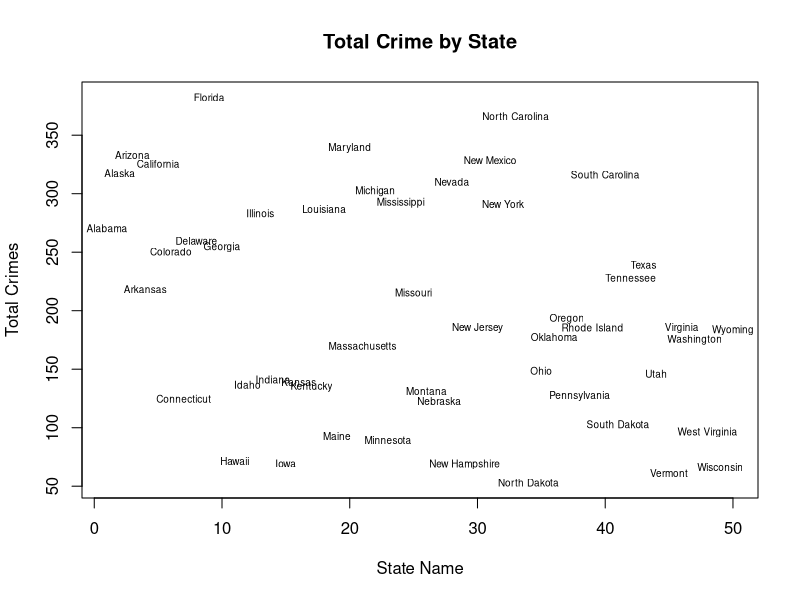
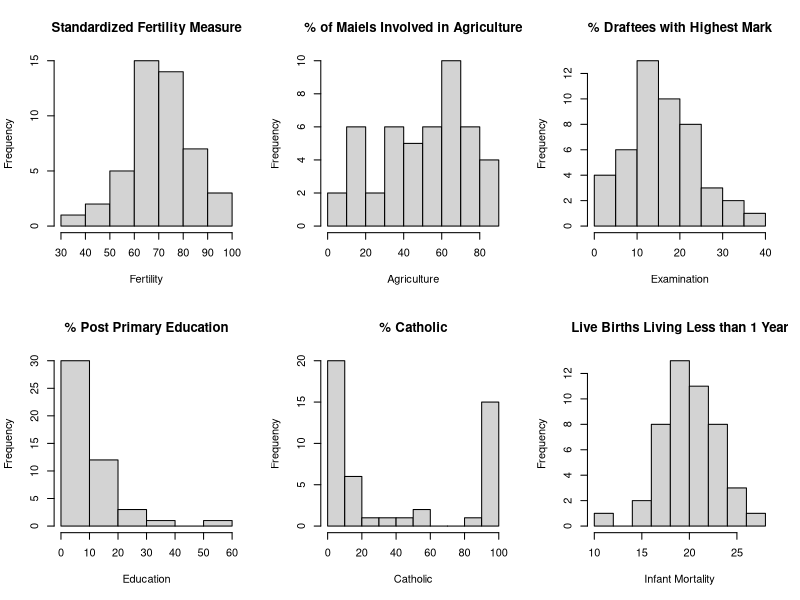

Reproduce these figures in R, in order. (Note: this script raises an error after producing the figures.)
#HW 2, 2/8/2016
#Use the help() function to get a handle on the built-in R 
# dataset USArrests. Give it a new name (so as to redefine it as 
# a new object, for example, use command arrests<-USArrests).

?USArrests
head(USArrests)
arrests<-USArrests
apply(arrests[,1:4],2,mean,na.rm=TRUE)
total_crime<-apply(arrests[,c(1,2,4)],1,sum,na.rm=TRUE)
arrests$total_crime<-total_crime
quantile(arrests$total_crime,probs=c(0,.2,.4,.6,.8,1))

#Makes a scatterplot and saves it as a png to wd
png("TotalCrime.png")
plot(arrests$total_crime,ylab="Total Crimes",xlab="State Name",main="Total Crime by State",type="n") 
text(total_crime,labels=row.names(arrests),cex=0.6)
dev.off()

# Use the swiss dataset (the dataset is within R) to create/output the following plots: 
# a.	Create a histogram of all of the continuous variables (there should be 6) in one *.tiff 
# figure that has two rows and three columns. Label the horizontal axis and give each plot 
# its own main title. 
tiff(filename="SwissData.tiff")
attach(swiss)
par(mfrow=c(2,3))
hist(Fertility,main="Standardized Fertility Measure",xlab="Fertility")
hist(Agriculture,main="% of Maiels Involved in Agriculture",xlab="Agriculture")
hist(Examination,main="% Draftees with Highest Mark",xlab="Examination")
hist(Education,main="% Post Primary Education",xlab="Education")
hist(Catholic,main="% Catholic",xlab="Catholic")
hist(Infant.Mortality,main="Live Births Living Less than 1 Year",xlab="Infant Mortality")
detach(swiss)
dev.off()

# Create 5 scatterplots. Plot each of the continuous variables versus Infant Mortality in 
# one *.tiff figure that has 5 rows and 1 column. Label the axes and give each plot its own main title. 
tiff(filename="SwissPlot.tiff")
attach(swiss)
par(mfrow=c(5,1))
plot(Infant.Mortality,Fertility,main="Fertility vs. Infant Mortality",ylab="Fertility",xlab="Infant Mortality")
plot(Infant.Mortality,Agriculture,main="Agriculture vs. Infant Mortality",ylab="Agriculture",xlab="Infant Mortality")
plot(Infant.Mortality,Examination,main="Examination vs. Infant Mortality",ylab="Examination",xlab="Infant Mortality")
plot(Infant.Mortality,Education,main="Education vs. Infant Mortality",ylab="Education",xlab="Infant Mortality")
plot(Infant.Mortality,Catholic,main="Catholic vs. Infant Mortality",ylab="Catholic",xlab="Infant Mortality")
detach(swiss)
dev.off()


# Use the ChickWeight dataset (the dataset is within R) to do the following:
#   a. Create a qqplot of the Weight variable. Label the main title and store the file as a *.png
# file.

png(filename="ChickWeightQQ.png")
qqnorm(ChickWeight$weight,main="Weight Q-Q Plot")
qqline(ChickWeight$weight)
dev.off()


# b. Create a *.tiff file of side-by-side boxplots of Weight for each type of chick diet (there                                                                                        should be one figure with four side by side boxplots). Label the axes and the main title.
tiff(filename="ChickWeightBox.tiff")
boxplot(weight ~ Diet, data=ChickWeight,main="Chick Weight by Diet", xlab="Diet", ylab="Weight (gm)")
dev.off()

tapply(conc,Type,mean)
tapply(conc,Type,sd)
tapply(uptake,Type,mean)
tapply(uptake,Type,sd)

pdf("TreatmentBar.pdf")
Treatment.bar = table(Treatment)
barplot(Treatment.bar)
dev.off()




